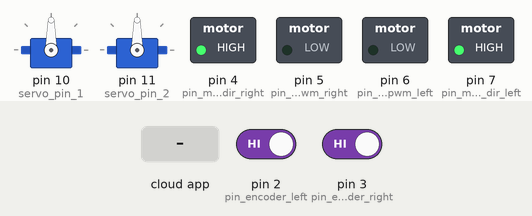
This sketch was run on a simulated Arduino Uno, built with avr-gcc and run on an emulated ATmega328P. Shown: 2 × servo, switched loads named in the sketch (green lamp = pin HIGH). The inputs (shaded band) are chosen by the test bench; at power-on: pin 2 (pin_encoder_left) HIGH, pin 3 (pin_encoder_right) HIGH. The ROS host is connected and sends only what is stated.

Above: at 1.2 s.
1.3 s: the phone or cloud app sets left to 45
At 1.43 s:
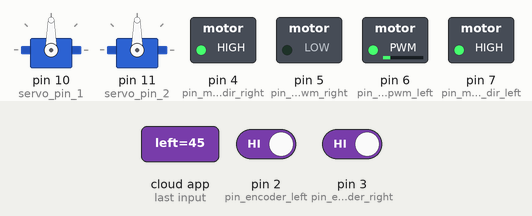
3.0 s: the phone or cloud app sets right to 45
At 3.14 s:
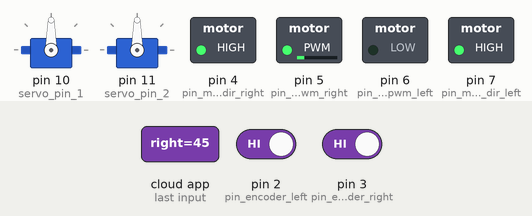
4.7 s: the phone or cloud app sets 1 to 0
At 5.5 s:
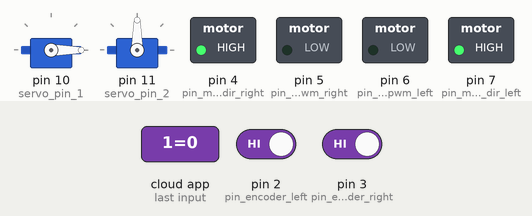
6.2 s: the phone or cloud app sets 2 to 0
At 7.2 s:
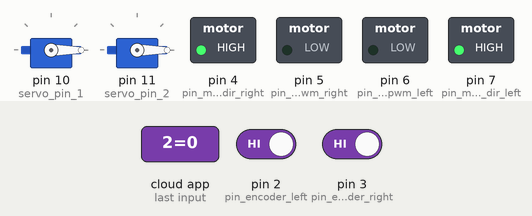
7.7 s: the phone or cloud app sets left to 90
At 7.84 s:
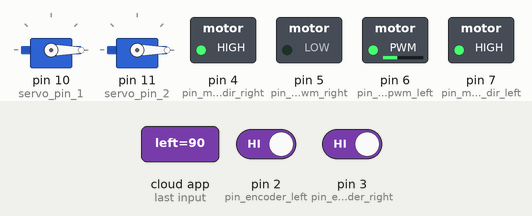
9.4 s: the phone or cloud app sets right to 90
At 9.53 s:
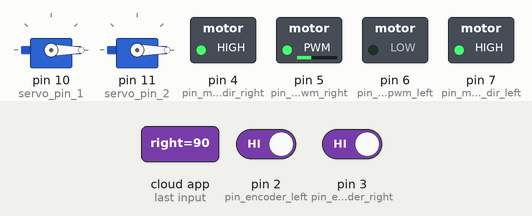
Timing chart, 0 to 12.1 s (numbered marks = the images above; inputs shaded):
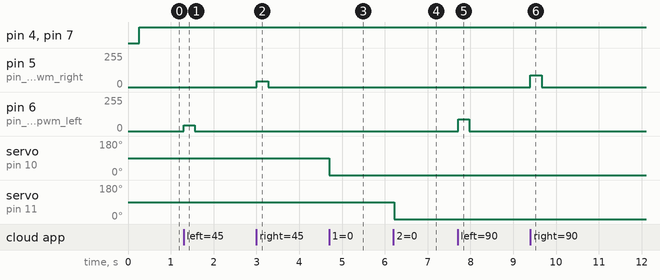

The sketch:

race_simple.ino
```cpp
#include <ros.h>
#include <std_msgs/Int16.h>
#include <std_msgs/UInt32.h>
#include <Servo.h>

// subscribers, publishers, input buffer size, output buffer size
ros::NodeHandle_<ArduinoHardware, 2*3, 4*3, 128*3, 128*3> nh;

// ----- global parameters -----

#define BAUD 115200 // max stable for raspi is 115200; 250000 is semi-stable
#define DELAY 20

// ----- local parameters  -----

#define pin_encoder_left 2
#define pin_encoder_right 3
#define pin_interrupt_encoder_left 0
#define pin_interrupt_encoder_right 1

#define pin_motor_dir_right 4
#define pin_motor_pwm_right 5
#define pin_motor_pwm_left 6
#define pin_motor_dir_left 7
#define pwm_limit 255
#define motor_securely_system_timeout 250

#define servo_pin_1 10
#define servo_pin_2 11

// ----- encoder_sensor -----

std_msgs::UInt32 encoder_msg_left;
std_msgs::UInt32 encoder_msg_right;
ros::Publisher pub_encoder_left("/omegabot/sensor/encoder/left", &encoder_msg_left);
ros::Publisher pub_encoder_right("/omegabot/sensor/encoder/right", &encoder_msg_right);

unsigned long encoder_value[2];

void encoder_left_cb(){
  encoder_value[0]++;
}

void encoder_right_cb(){
  encoder_value[1]++;
}

void encoder_init(){
  pinMode(pin_encoder_left, INPUT_PULLUP);
  pinMode(pin_encoder_right, INPUT_PULLUP);
  attachInterrupt(pin_interrupt_encoder_left, encoder_left_cb, CHANGE);
  attachInterrupt(pin_interrupt_encoder_right, encoder_right_cb, CHANGE);
}

void encoder_spin(){
  encoder_msg_left.data = encoder_value[0];
  encoder_msg_right.data = encoder_value[1];
  pub_encoder_left.publish(&encoder_msg_left);
  pub_encoder_right.publish(&encoder_msg_right);
}

// ----- motor_cmd -----

unsigned long motor_update_time_last = 0;

void motor_init(){
  pinMode(pin_motor_dir_right, OUTPUT);
  pinMode(pin_motor_dir_left, OUTPUT);
  pinMode(pin_motor_pwm_right, OUTPUT);
  pinMode(pin_motor_pwm_left, OUTPUT);
}

void motor_cb(int motor_cmd, int motor_dir_pin, int motor_voltage_pin){
  if (motor_cmd > pwm_limit){
    motor_cmd = pwm_limit;
  }
  else if (motor_cmd < -pwm_limit){
    motor_cmd = -pwm_limit;
  }
  if (motor_cmd >= 0){
    digitalWrite(motor_dir_pin, HIGH);
  } else {
    digitalWrite(motor_dir_pin, LOW);
  }
  analogWrite(motor_voltage_pin, abs(motor_cmd));
}

void motor_left_cb(const std_msgs::Int16 &motor_left_cmd){
  motor_update_time_last = millis();
  motor_cb(motor_left_cmd.data, pin_motor_dir_left, pin_motor_pwm_left);
}

void motor_right_cb(const std_msgs::Int16 &motor_right_cmd){
  motor_update_time_last = millis();
  motor_cb(motor_right_cmd.data, pin_motor_dir_right, pin_motor_pwm_right);
}

ros::Subscriber<std_msgs::Int16> sub_motor_left("/omegabot/cmd/motor/left", motor_left_cb);
ros::Subscriber<std_msgs::Int16> sub_motor_right("/omegabot/cmd/motor/right", motor_right_cb);

void motor_securely_system_update(){
  unsigned long motor_update_time = millis();
  if (motor_update_time - motor_update_time_last > motor_securely_system_timeout){
    motor_cb(0, pin_motor_dir_left, pin_motor_pwm_left);
    motor_cb(0, pin_motor_dir_right, pin_motor_pwm_right);
    motor_update_time_last = motor_update_time;
  }
}

// ----- servo_cmd -----

Servo servo_1;
Servo servo_2;

void servo_init(){
  servo_1.attach(servo_pin_1);
  servo_2.attach(servo_pin_2);
}

void servo_1_cb(const std_msgs::Int16& servo_1_cmd){
  servo_1.write(servo_1_cmd.data);
}

void servo_2_cb(const std_msgs::Int16& servo_2_cmd){
  servo_2.write(servo_2_cmd.data);
}

ros::Subscriber<std_msgs::Int16> sub_servo_1("/omegabot/cmd/servo/1", servo_1_cb);
ros::Subscriber<std_msgs::Int16> sub_servo_2("/omegabot/cmd/servo/2", servo_2_cb);

// ----- main -----

void setup() {
  encoder_init();
  motor_init();
  servo_init();

  nh.getHardware()->setBaud(BAUD);
  nh.initNode();

  nh.advertise(pub_encoder_left);
  nh.advertise(pub_encoder_right);
  nh.subscribe(sub_motor_left);
  nh.subscribe(sub_motor_right);
  nh.subscribe(sub_servo_1);
  nh.subscribe(sub_servo_2);
}

void loop() {
  encoder_spin();
  motor_securely_system_update();
  nh.spinOnce();
  delay(DELAY);
}
```

Measured:
- after the input at 1.3 s, pin 6 (pin_motor_pwm_left): 0/255 → 45/255 at once, → 0/255 0.26 s later
- after the input at 3.0 s, pin 5 (pin_motor_pwm_right): 0/255 → 45/255 at once, → 0/255 0.26 s later
- after the input at 4.7 s, servo on pin 10 (servo_pin_1): 90° → 0° at once
- after the input at 6.2 s, servo on pin 11 (servo_pin_2): 90° → 0° at once
- after the input at 7.7 s, pin 6 (pin_motor_pwm_left): 0/255 → 90/255 at once, → 0/255 0.26 s later
- after the input at 9.4 s, pin 5 (pin_motor_pwm_right): 0/255 → 90/255 at once, → 0/255 0.26 s later
